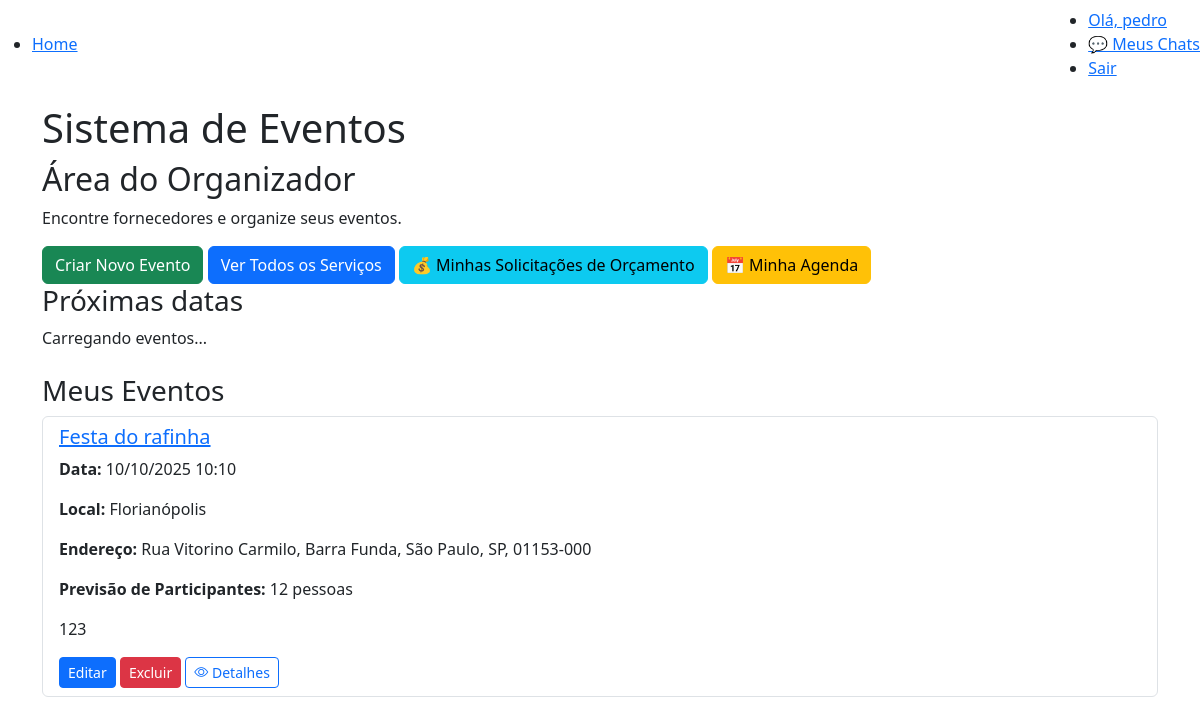
The page / (signed in) on the database its author committed.
### eventos/models.py (models this page shows, shortened)
class Evento(models.Model):
    nomeEvento = models.CharField(max_length=100,verbose_name='Nome do Evento',null=False,blank=False)
    dataEvento = models.DateTimeField(verbose_name='Data e Hora do Evento',null=False,blank=False)
    localEvento = models.CharField(max_length=200,verbose_name='Local do Evento',null=False,blank=False)
    descricaoEvento = models.TextField(verbose_name='Descrição do Evento',null=False,blank=False)
    idUsuario = models.ForeignKey(Organizador,on_delete=models.CASCADE,verbose_name='Organizador',null=False,blank=False,related_name='eventos')
    cep = models.CharField(max_length=9, verbose_name='CEP', null=True, blank=True)
    endereco_completo = models.TextField(verbose_name='Endereço Completo', null=True, blank=True)
    latitude = models.DecimalField(max_digits=9, decimal_places=6, verbose_name='Latitude', null=True, blank=True)
    longitude = models.DecimalField(max_digits=9, decimal_places=6, verbose_name='Longitude', null=True, blank=True)
    previsao_participantes = models.PositiveIntegerField(verbose_name='Previsão de Participantes', null=True, blank=True)
    class Meta:
        verbose_name = 'Evento'
        verbose_name_plural = 'Eventos'
        ordering = ['-dataEvento']

### eventos/views.py (the view)
# urls.py: path('', views.index, name = 'index'),
@login_required(login_url='login')
def index(request):
    try:
        fornecedor = Fornecedor.objects.get(user=request.user)
        is_fornecedor = True
        eventos = Evento.objects.all().order_by('-dataEvento')
    except Fornecedor.DoesNotExist:
        is_fornecedor = False
        eventos = None
    try:
        organizador = Organizador.objects.get(user=request.user)
        is_organizador = True
        eventos = Evento.objects.filter(idUsuario=organizador).order_by('-dataEvento')
    except Organizador.DoesNotExist:
        is_organizador = False
    return render(request, 'pages/index.html', {
        'is_fornecedor': is_fornecedor,
        'is_organizador': is_organizador,
        'eventos': eventos  # Passa os eventos para o template
    })

### eventos/templates/pages/index.html (shortened to what this page needs)
{% extends 'base.html' %}
{% block content %}
<div class="container">
    <h1>Sistema de Eventos</h1>
    <div class="welcome-content">
        {% if is_organizador %}
        <div class="organizador-actions">
            <h2>Área do Organizador</h2>
            <p>Encontre fornecedores e organize seus eventos.</p>
            <div class="action-buttons">
                <a href="{% url 'criar_evento' %}" class="btn btn-success">Criar Novo Evento</a>
                <a href="{% url 'todos_servicos' %}" class="btn btn-primary">Ver Todos os Serviços</a>
                <a href="{% url 'minhas_solicitacoes_organizador' %}" class="btn btn-info">💰 Minhas Solicitações de Orçamento</a>
                <a href="{% url 'agenda' %}" class="btn btn-warning">📅 Minha Agenda</a>
            </div>
            <div class="home-dashboard">
                <div class="upcoming-events-wrapper">
                    <h3>Próximas datas</h3>
                    <div id="upcoming-events-organizador" class="upcoming-events">
                        <p class="loading">Carregando eventos...</p>
                    </div>
                </div>
            </div>
            <h3 class="mt-4">Meus Eventos</h3>
            {% if eventos %}
            <div class="list-group">
                {% for evento in eventos %}
                <div class="list-group-item">
                    <h5><a href="{% url 'detalhes_evento' evento.id %}">{{ evento.nomeEvento }}</a></h5>
                    <p><strong>Data:</strong> {{ evento.dataEvento|date:"d/m/Y H:i" }}</p>
                    <p><strong>Local:</strong> {{ evento.localEvento }}</p>
                    {% if evento.endereco_completo %}
                    <p><strong>Endereço:</strong> {{ evento.endereco_completo }}</p>
                    {% endif %}
                    {% if evento.previsao_participantes %}
                    <p><strong>Previsão de Participantes:</strong> {{ evento.previsao_participantes }} pessoas</p>
                    {% endif %}
                    <p>{{ evento.descricaoEvento }}</p>
                    <div class="mt-2">
                        <a href="{% url 'editar_evento' evento.id %}" class="btn btn-sm btn-primary">Editar</a>
                        <a href="{% url 'excluir_evento' evento.id %}" class="btn btn-sm btn-danger">Excluir</a>
                        <a href="{% url 'detalhes_evento' evento.id %}" class="btn btn-sm btn-outline-primary">
                            <i class="bi bi-eye"></i> Detalhes
                        </a>
                    </div>
                </div>
                {% endfor %}
            </div>
            {% else %}
            <p>Você ainda não criou nenhum evento.</p>
            {% endif %}
        </div>
        {% endif %}
    </div>
</div>
{% endblock %}

### eventos/templates/partials/navbar.html
<nav class="navbar">
    <ul class="navbar-list navbar-list-left">
        <li><a href="{% url 'index' %}">Home</a></li>
    </ul>
    <ul class="navbar-list navbar-list-right">
        <li><a href="#">Olá, {{ user.first_name }}</a></li>
        <li><a href="{% url 'chat_list' %}" class="btn-primary">💬 Meus Chats</a></li>
        <li><a href="{% url 'sair' %}">Sair</a></li>
    </ul>
</nav>

### rows shown on the page
Evento: nomeEvento "Festa do rafinha", dataEvento "10/10/2025 10:10", localEvento "Florianópolis", endereco_completo "Rua Vitorino Carmilo, Barra Funda, São Paulo, SP, 01153-000", previsao_participantes "12", descricaoEvento "123"

### other values the page prints
{{ user.first_name }} "pedro"
